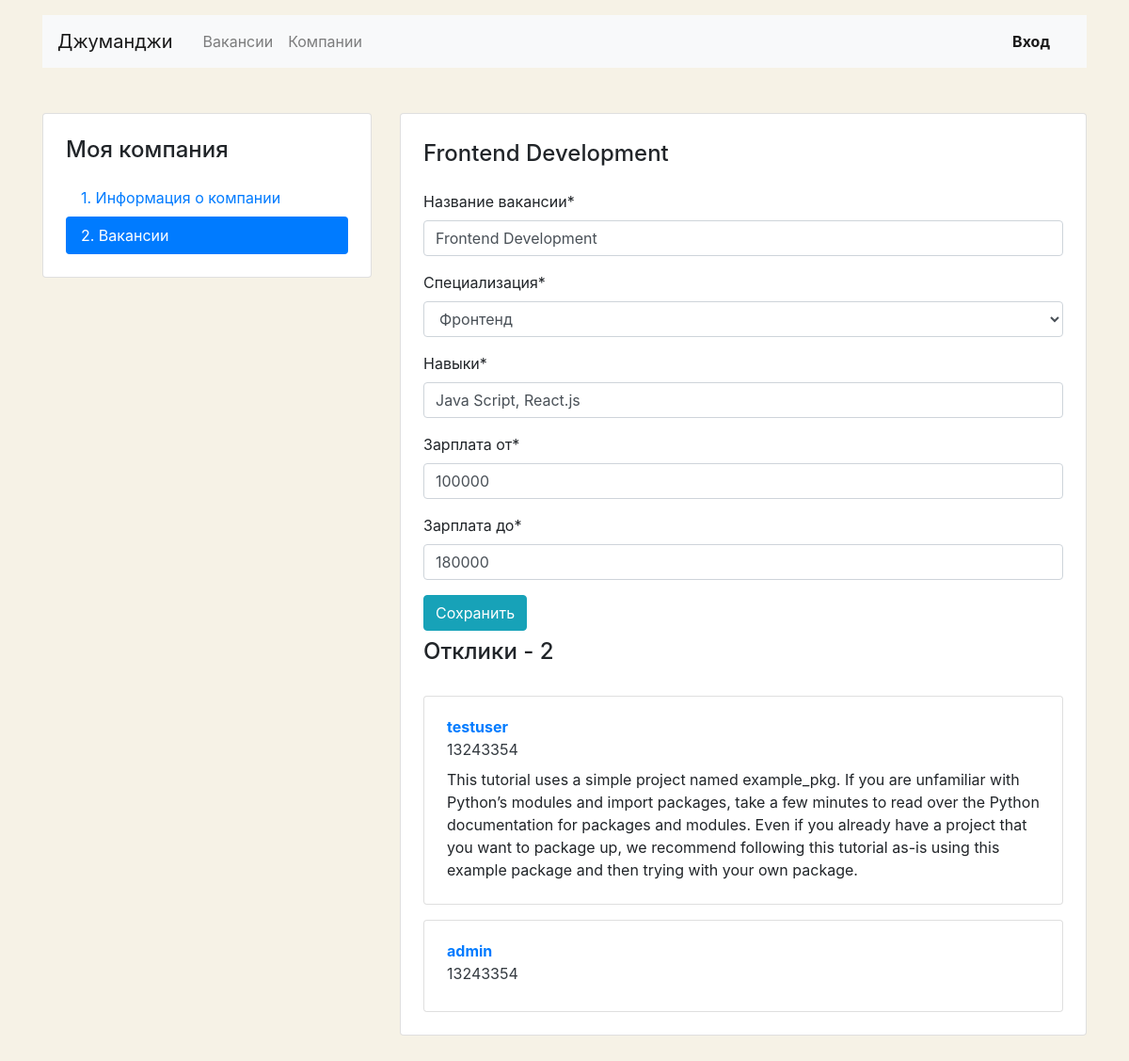
/mycompany/vacancies/9/, run on an earlier commit of the app's database.
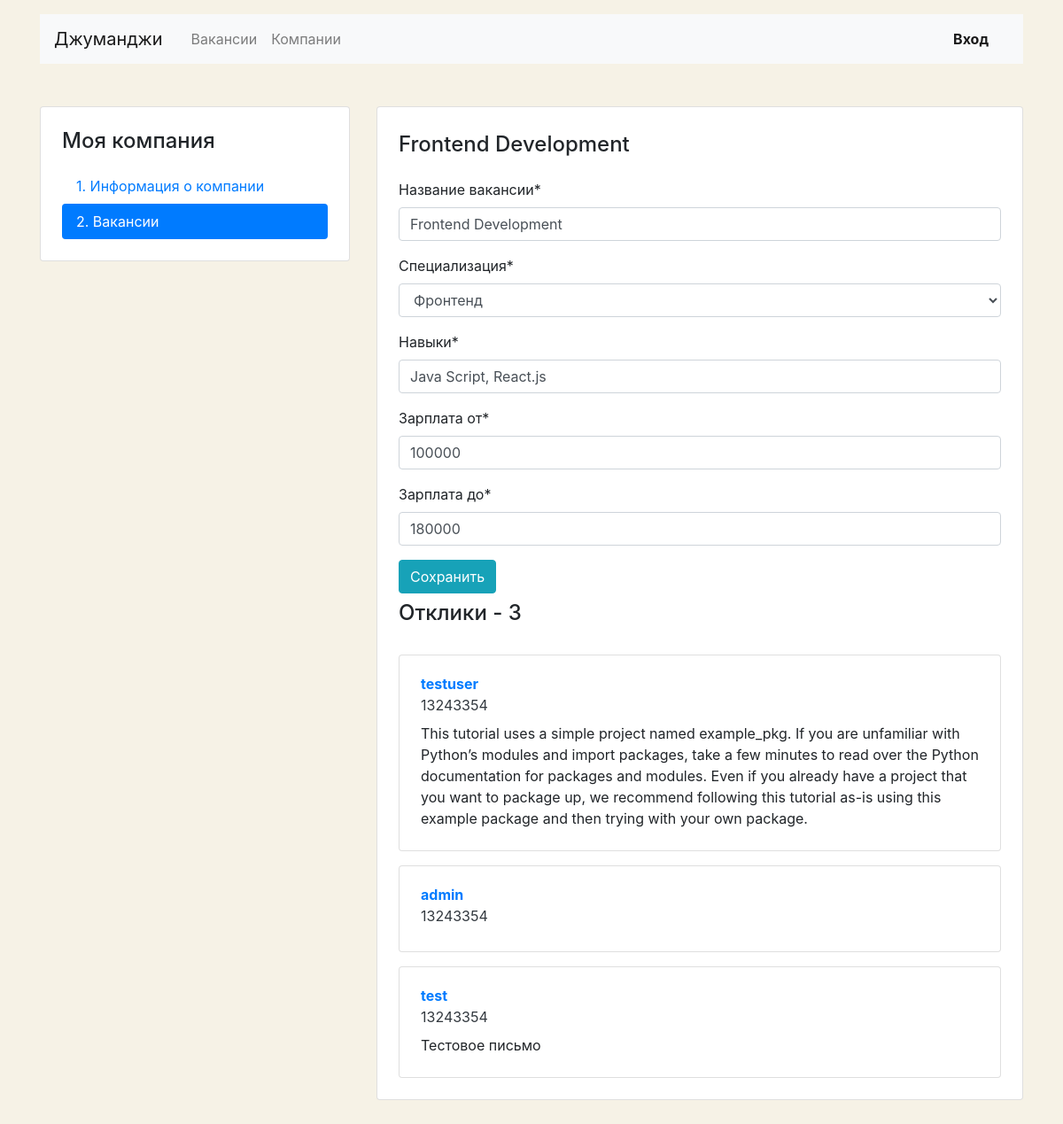
And on a later commit of the database.
### company/models.py (models this page shows, shortened)
class Application(models.Model):
    username = models.CharField(max_length=40, verbose_name='Имя')
    phone = models.CharField(max_length=20, verbose_name='Телефон')
    letter = models.TextField(max_length=1000, verbose_name='Письмо', default='', blank=True)
    vacancy = models.ForeignKey(Vacancy, on_delete=models.CASCADE, verbose_name='Вакансия')
    user = models.ForeignKey(User, on_delete=models.CASCADE, verbose_name='Пользователь')
    class Meta:
        verbose_name = 'Отклик'
        verbose_name_plural = 'Отклики'

### users/views.py (the view, shortened to what this page needs)
# urls.py: path('mycompany/vacancies/<int:pk>/', ProfileVacanciesEdit.as_view(), name='edit_vacancy'),
class ProfileVacanciesEdit(View):
    def get(self, request, pk):
        vacancy = Vacancy.objects.get(pk=pk)
        applications = Application.objects.filter(vacancy=vacancy)
        context = {
            'title': vacancy.title,
            'form': VacancyForm(instance=vacancy),
            'applications': applications,
        }
        return render(request, 'vacancy/vacancy_edit.html', context=context)

### company/forms.py
class VacancyForm(ModelForm):
    class Meta:
        model = Vacancy
        fields = ('title', 'speciality', 'skills', 'salary_min', 'salary_max')
        labels = {
            'title': 'Название вакансии',
            'speciality': 'Специализация',
            'skills': 'Навыки',
            'salary_min': 'Зарплата от',
            'salary_max': 'Зарплата до',
        }

### company/models.py (called while the page is built)
    def __str__(self):
        return self.title

### templates/vacancy/vacancy_edit.html (shortened to what this page needs)
{% extends 'base/base.html' %}
{% load crispy_forms_filters %}
{% block content %}
    <main class="container mt-3 pb-5">
        <div class="row mt-5">
            <div class="col-12 col-lg-4">
                <aside class="pt-3 pb-4 px-4 mb-5 card">
                    <h1 class="h4 pt-2 pb-2">Моя компания</h1>
                    <div class="nav flex-column nav-pills">
                        <a class="nav-link" href="{% url 'profile_company' %}">1. Информация о&nbsp;компании</a>
                        <a class="nav-link active" href="{% url 'profile_vacancies' %}">2. Вакансии</a>
                    </div>
                </aside>
            </div>
            <div class="col-12 col-lg-8">
                <div class="card">
                    <div class="card-body px-4 pb-4 tab-content">
                        <section>
                            <h2 class="h4 pt-2 pb-3">{{ title }}</h2>
                            <form method="POST" enctype="multipart/form-data" style="border: none;">
                                {{ form|crispy }}
                                <button class="btn btn-info" type="submit">Сохранить</button>
                            </form>
                            <h2 class="h4 pt-2 pb-3">Отклики - {{ applications.count }}</h2>
                            {% for item in applications %}
                                <div class="card mt-3">
                                    <div class="card-body px-4">
                                        <a class="mb-1 font-weight-bold"
                                           href="{% url 'user_resume' pk=item.pk %}">{{ item.username }}</a>
                                        <p class="mb-2"><a href="tel:+79002842324"
                                                           class="text-dark">{{ item.phone }}</a>
                                        </p>
                                        <p class="mb-1">{{ item.letter }}</p>
                                    </div>
                                </div>
                            {% endfor %}
                        </section>
                    </div>
                </div>
            </div>
        </div>
    </main>
{% endblock %}

What changed in the data, as far as the page shows it:
added Application: username "test", phone "13243354", letter "Тестовое письмо"
Also different on the page:
{{ applications.count }}: "2" → "3"
